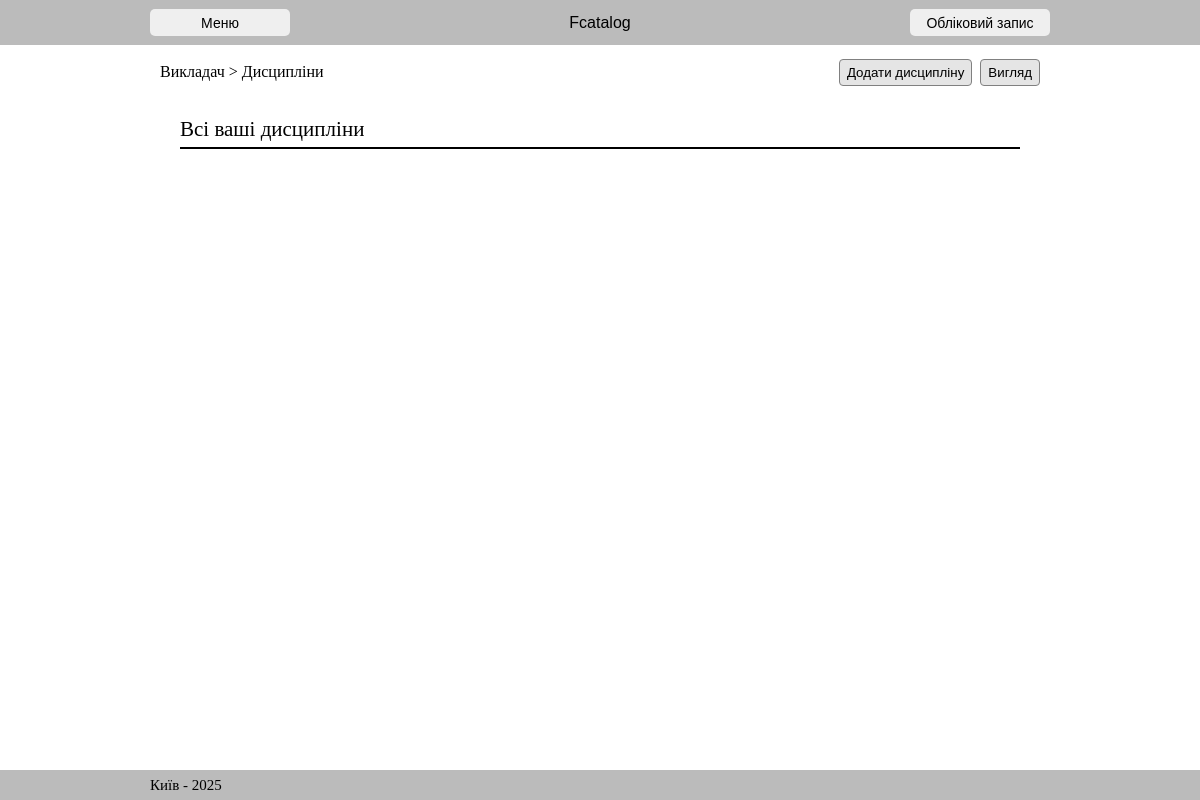
Before: /teacher/disciplines (signed in) with the older database file.
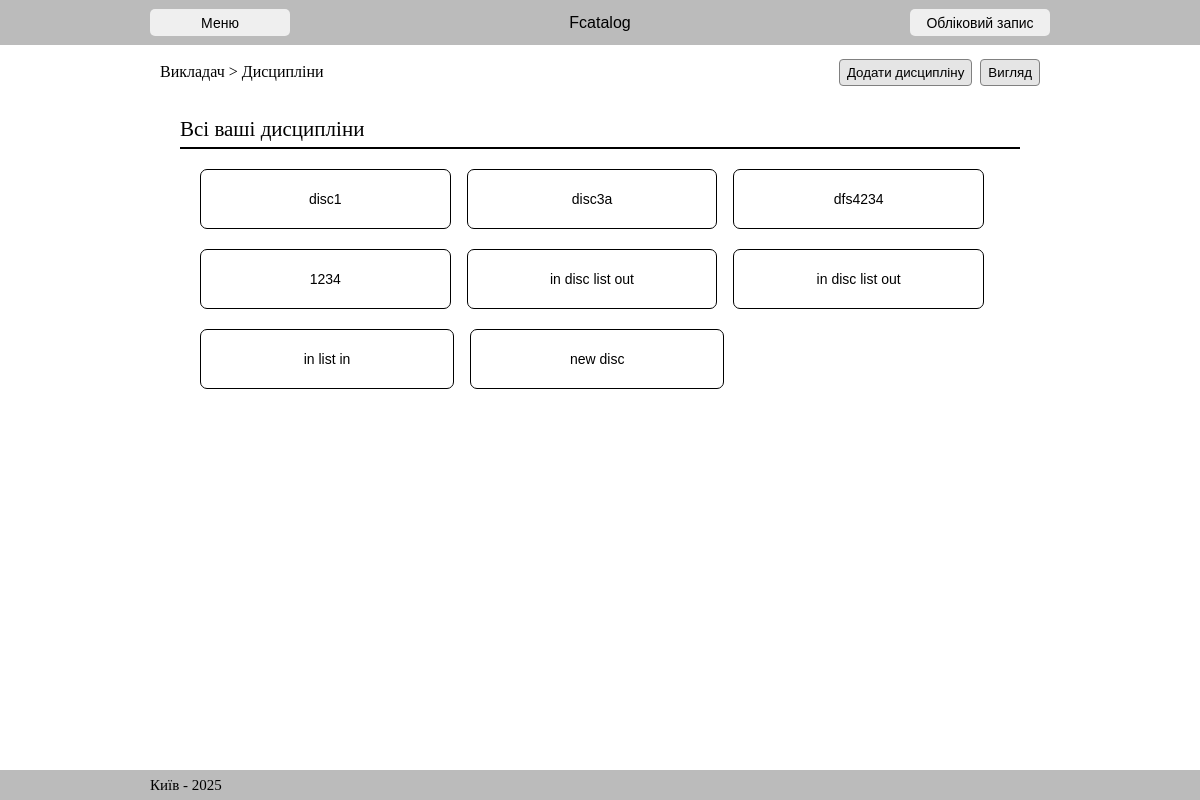
After: the same page with the newer database file.
### main/models.py (models this page shows)
class Discipline(models.Model):
    title = models.CharField(max_length=255)
    description = models.CharField(max_length=500)
    created_date = models.DateTimeField(auto_now_add=True)
    teacher = models.ForeignKey(Teacher, on_delete=models.CASCADE)
    is_approved = models.BooleanField(default=False)
    admin = models.ForeignKey(User, on_delete=models.CASCADE)
    def __str__(self):
        return self.title

### main/views.py (the view, shortened to what this page needs)
# urls.py: path("teacher/disciplines", views.teacher_discips, name="teacher_discips"),
def teacher_discips(request):
    context = {}
    email = request.session.get("email")
    if not email or not Teacher.objects.filter(email=email).exists():
        return redirect("login")
    form = AddDisciplineForm()
    disciplines = Discipline.objects.filter(is_approved=True)
    array = []
    num = 0
    if disciplines is not None:
        buff_arr = []
        for num2 in range(len(disciplines)):
            if disciplines[num2].teacher.email==email:
                num = num + 1
                buff_arr.append(disciplines[num2])
                if num==3 or num2+1==len(disciplines) :
                    num = 0
                    array.append(buff_arr.copy())
                    buff_arr = []
    context['disciplines'] = array
    if request.session.get('type_out') is None:
        request.session['type_out'] = 0
    context["type_out"] = request.session.get('type_out')
    context["email"] = email
    context["form"] = form
    return render(request,"new_teacher_choo.html",context)

### main/templates/new_teacher_choo.html (shortened to what this page needs)
{% load static %}
<!DOCTYPE html>
<html lang="en">
<head>
    <link rel="stylesheet" href="{% static 'css/new_st_teacher_choo.css' %}">
</head>
<body>
    <div id="general_bar">
        <div class="frame" id="f_gen_bar">
            <button id="b_menu" class="gen_butt">Меню</button>
            <form id="f_logo" action="{% url 'teacher_discips' %}">
                <button id="b_logo">Fcatalog</button>
            </form>
            <button id="b_account" class="gen_butt">Обліковий запис</button>
        </div>
    </div>
    <div id="pop_up_bar">
        <div id="pop_up_wins">
        </div>
    </div>
    <div id="content_bar">
        <div class="frame" id="f_con_bar">
            <div id="second_bar">
                <div id="secb_ref_block">
                    <label class="secbb_ref_item">Викладач</label>
                    > <a class="secbb_ref_item" href="{% url 'teacher_discips' %}">Дисципліни</a>
                </div>
                <button type="reset" class="secb_b update-btn" onclick="openPopup()">Додати дисципліну</button>
                <form id="secb_right_form" method="POST">
                    <button id="secb_b2" name="type_out" value="-" class="secb_b">Вигляд</button>
                </form>
            </div>
            <div class="content">
                <div class="title1">
                    <label class="text">
                        Всі ваші дисципліни
                    </label>
                    <div class="border_t1"></div>
                </div>
                {% if type_out is 0 %}
                <div class="enum_blocks">
                    {% if disciplines %}
                        {% for el_arr in disciplines %}
                            <div class="enum_block_shape enum_block_padding">
                                <form class="enum_block_shape" method="POST">
                                    {% for el in el_arr %}
                                        <button name="id" value="{{el.id}}" class="item_block it_bl_st">{{el}}</button>
                                    {% endfor %}
                                </form>
                            </div>
                        {% endfor %}
                    {% endif %}
                </div>
                {% endif %}
            </div>
        </div>
        <div class="space_end"></div>
    </div>
    <div id="add_bar">
        <div class="frame" id="f_add_bar">
            <label id="text_add">Київ - 2025</label>
        </div>
    </div>
</body>
</html>

Changed rows visible on the page:
now on this page (row edited): Discipline: {{ el.id }} 1 (drawn), title "disc1"
added Discipline: {{ el.id }} 3 (drawn), title "disc3a"
now on this page (row edited): Discipline: {{ el.id }} 5 (drawn), title "dfs4234"
now on this page (row edited): Discipline: {{ el.id }} 9 (drawn), title "1234"
added Discipline: {{ el.id }} 10 (drawn), title "in disc list out"
added Discipline: {{ el.id }} 11 (drawn), title "in disc list out"
added Discipline: {{ el.id }} 12 (drawn), title "in list in"
added Discipline: {{ el.id }} 13 (drawn), title "new disc"
